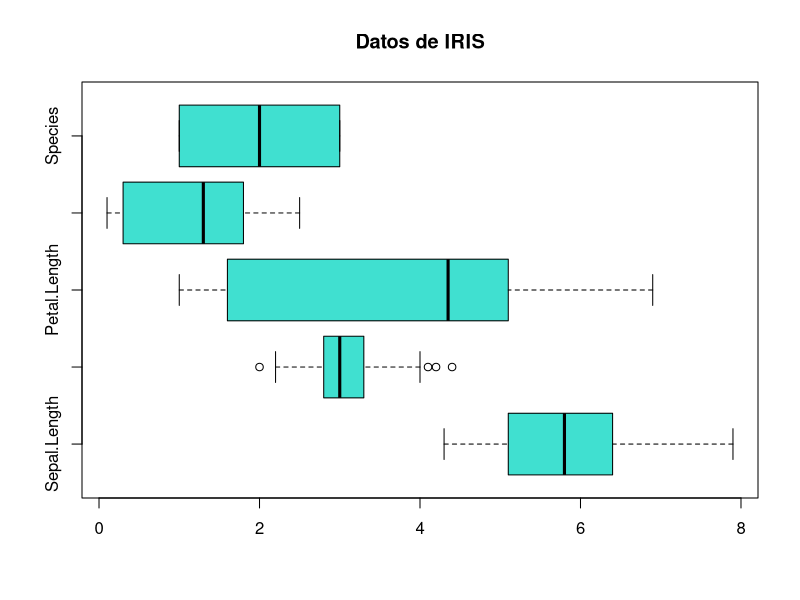

Source code (R):
## ---- chunk 1
knitr::opts_chunk$set(echo = TRUE)
## ---- chunk 2
boxplot(iris, col = "turquoise", main = "Datos de IRIS", horizontal = TRUE)
## ---- chunk 3
x = c(rep(7000, 50), rep(25000, 35), rep(60000, 6), 100000)
mean(x)
